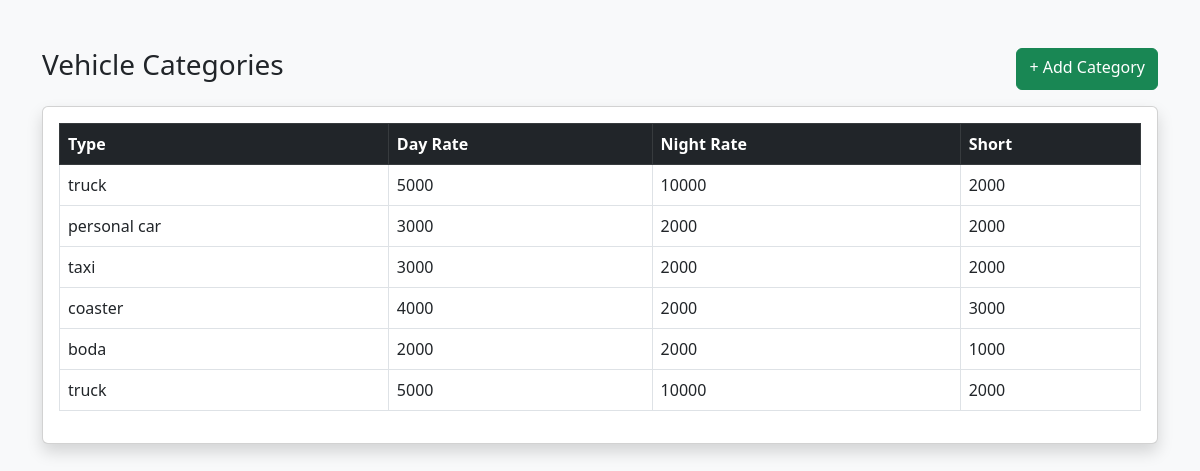
Screenshot of /parking/categories/ with the database file from the repository.
### parking/models.py (models this page shows, shortened)
class VehicleCategory(models.Model):
    VEHICLE_TYPE =[ ('truck', 'Truck'), ('personal car', 'Personal Car'),('taxi', 'Taxi'),('coaster','Coaster'),('boda', 'boda boda')]
    vehicle_type =models.CharField(max_length=50, choices=VEHICLE_TYPE)
    day_rate = models.IntegerField()
    night_rate= models.IntegerField()
    short = models.IntegerField()

### parking/views.py (the view)
# urls.py: path('categories/', views.category_list, name='category_list'),
def category_list(request):
    categories = VehicleCategory.objects.all()
    return render(request, 'category_list.html', {'categories': categories})

### parking/templates/category_list.html (shortened to what this page needs)
<!DOCTYPE html>
<html>
<head>
    <link href="https://cdn.jsdelivr.net/npm/bootstrap@5.3.0/dist/css/bootstrap.min.css" rel="stylesheet">
</head>
<body class="bg-light">
<div class="container mt-5">
    <div class="d-flex justify-content-between mb-3">
        <h3>Vehicle Categories</h3>
        <a href="{% url 'parking:add_category' %}" class="btn btn-success">+ Add Category</a>
    </div>
    <div class="card shadow">
        <div class="card-body">
            <table class="table table-bordered">
                <thead class="table-dark">
                    <tr>
                        <th>Type</th>
                        <th>Day Rate</th>
                        <th>Night Rate</th>
                        <th>Short</th>
                    </tr>
                </thead>
                <tbody>
                    {% for category in categories %}
                    <tr>
                        <td>{{ category.vehicle_type }}</td>
                        <td>{{ category.day_rate }}</td>
                        <td>{{ category.night_rate }}</td>
                        <td>{{ category.short }}</td>
                    </tr>
                    {% empty %}
                    <tr>
                        <td colspan="4" class="text-center">No categories found</td>
                    </tr>
                    {% endfor %}
                </tbody>
            </table>
        </div>
    </div>
</div>
</body>
</html>

### rows the page displays
VehicleCategory: vehicle_type "truck", day_rate "5000", night_rate "10000", short "2000"
VehicleCategory: vehicle_type "personal car", day_rate "3000", night_rate "2000", short "2000"
VehicleCategory: vehicle_type "taxi", day_rate "3000", night_rate "2000", short "2000"
VehicleCategory: vehicle_type "coaster", day_rate "4000", night_rate "2000", short "3000"
VehicleCategory: vehicle_type "boda", day_rate "2000", night_rate "2000", short "1000"
VehicleCategory: vehicle_type "truck", day_rate "5000", night_rate "10000", short "2000"
